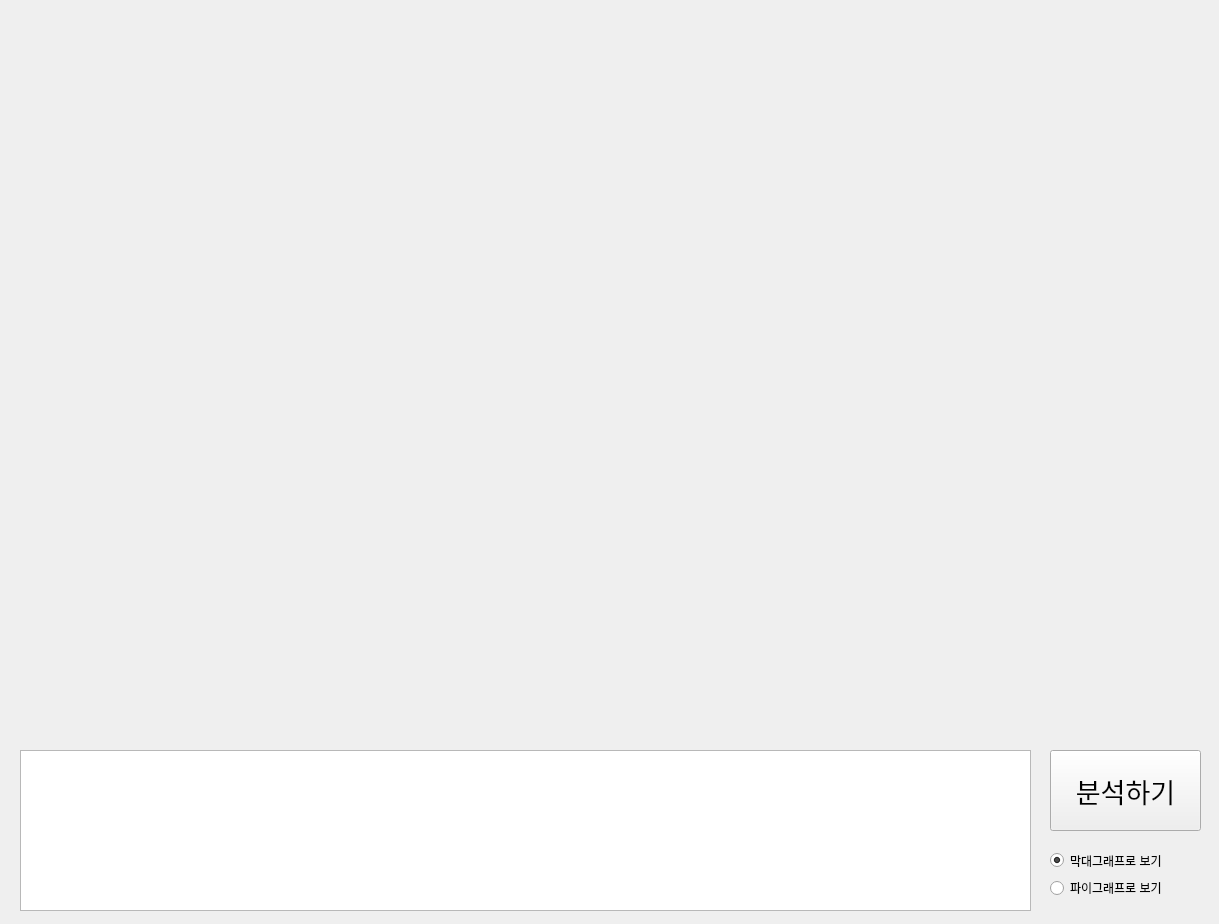
<?xml version="1.0" encoding="UTF-8"?>
<ui version="4.0">
 <class>Form</class>
 <widget class="QWidget" name="Form">
  <property name="geometry">
   <rect>
    <x>0</x>
    <y>0</y>
    <width>1219</width>
    <height>924</height>
   </rect>
  </property>
  <property name="windowTitle">
   <string>Form</string>
  </property>
  <widget class="QPushButton" name="PushButtonClassify">
   <property name="geometry">
    <rect>
     <x>1050</x>
     <y>750</y>
     <width>151</width>
     <height>81</height>
    </rect>
   </property>
   <property name="font">
    <font>
     <family>맑은 고딕</family>
     <pointsize>20</pointsize>
     <weight>50</weight>
     <italic>false</italic>
     <bold>false</bold>
     <strikeout>false</strikeout>
    </font>
   </property>
   <property name="text">
    <string>분석하기</string>
   </property>
   <property name="autoDefault">
    <bool>false</bool>
   </property>
   <property name="default">
    <bool>false</bool>
   </property>
   <property name="flat">
    <bool>false</bool>
   </property>
  </widget>
  <widget class="QPlainTextEdit" name="textEdit">
   <property name="geometry">
    <rect>
     <x>20</x>
     <y>750</y>
     <width>1011</width>
     <height>161</height>
    </rect>
   </property>
   <property name="font">
    <font>
     <family>맑은 고딕</family>
     <pointsize>12</pointsize>
    </font>
   </property>
   <property name="plainText">
    <string/>
   </property>
  </widget>
  <widget class="QWidget" name="gridLayoutWidget_3">
   <property name="geometry">
    <rect>
     <x>0</x>
     <y>0</y>
     <width>1221</width>
     <height>731</height>
    </rect>
   </property>
   <layout class="QGridLayout" name="gridLayout"/>
  </widget>
  <widget class="QRadioButton" name="barButton">
   <property name="geometry">
    <rect>
     <x>1050</x>
     <y>850</y>
     <width>151</width>
     <height>21</height>
    </rect>
   </property>
   <property name="text">
    <string>막대그래프로 보기</string>
   </property>
   <property name="checked">
    <bool>true</bool>
   </property>
  </widget>
  <widget class="QRadioButton" name="pieButton">
   <property name="geometry">
    <rect>
     <x>1050</x>
     <y>880</y>
     <width>151</width>
     <height>16</height>
    </rect>
   </property>
   <property name="text">
    <string>파이그래프로 보기</string>
   </property>
  </widget>
 </widget>
 <resources/>
 <connections/>
</ui>
